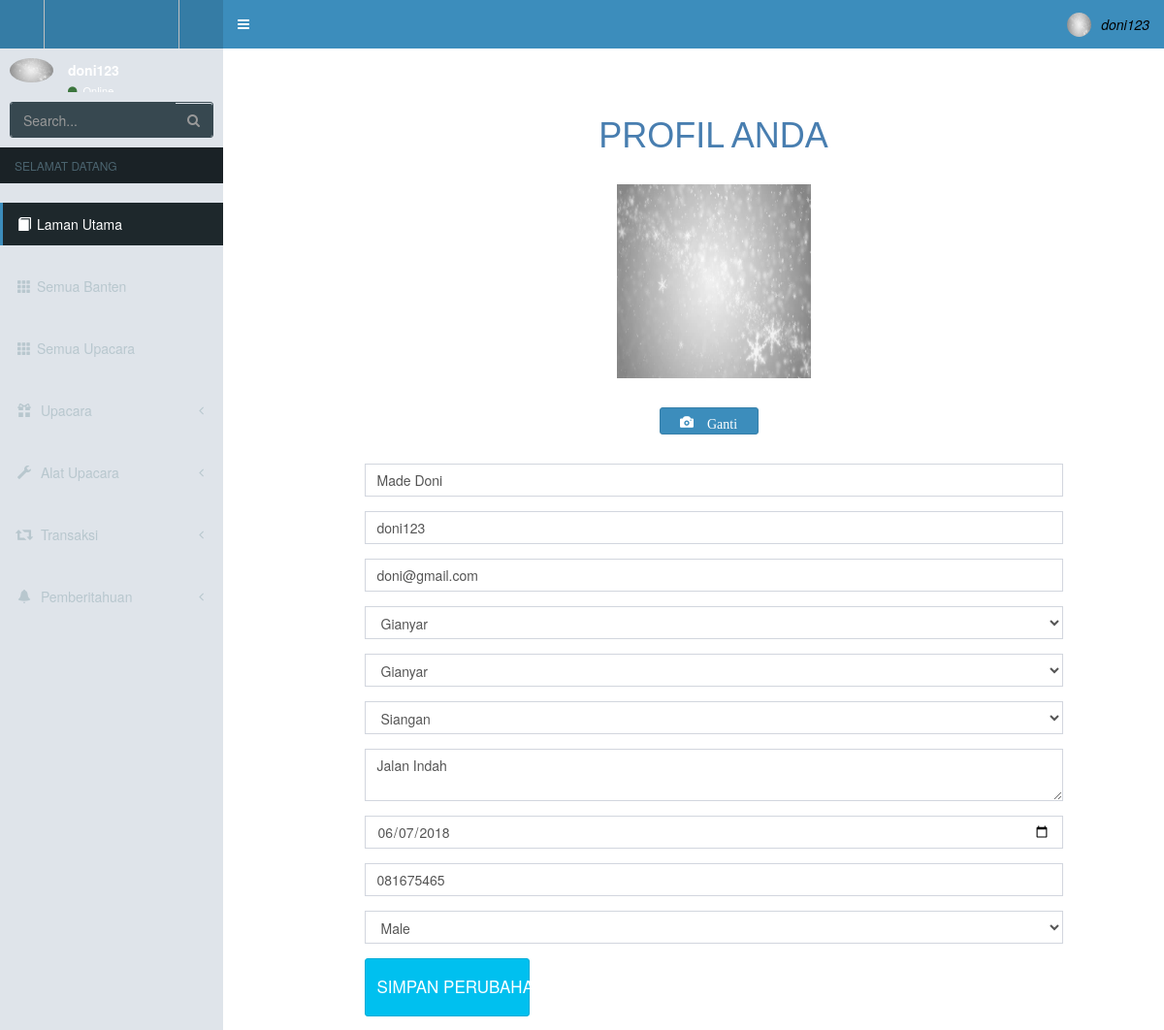
The page /user/profile.php (signed in) on the database its author committed.
### tables this page shows
CREATE TABLE `user` (
  `user_id` int(10) NOT NULL,
  `full_name` char(30) NOT NULL,
  `username` char(30) NOT NULL,
  `address` text NOT NULL,
  `village` int(20) NOT NULL,
  `region` int(20) NOT NULL,
  `kecamatan` int(20) NOT NULL,
  `path` varchar(200) NOT NULL,
  `email` varchar(60) NOT NULL,
  `password` varchar(20) NOT NULL,
  `repassword` varchar(20) NOT NULL,
  `birthday` date NOT NULL,
  `phone` varchar(20) NOT NULL,
  `gender` char(20) NOT NULL
);

CREATE TABLE `kabupaten` (
  `kab_id` int(20) NOT NULL,
  `kab_nama` char(100) NOT NULL
);

CREATE TABLE `kecamatan` (
  `kec_id` int(20) NOT NULL,
  `kec_nama` char(100) NOT NULL,
  `kab_id` int(20) NOT NULL
);

CREATE TABLE `kelurahan` (
  `kel_id` int(20) NOT NULL,
  `kel_nama` char(100) NOT NULL,
  `kec_id` int(20) NOT NULL
);

### user/profile.php (the view, shortened to what this page needs)
<?php
    include("../connect.php");
    $myusername = $_SESSION['login_user'];
    $get_user = "SELECT * FROM user WHERE username = '$myusername'";
    $result = $conn->query($get_user);
    $row = $result->fetch_assoc();
    $region = $row['region'];
    $kecamatan = $row['kecamatan'];
    $kelurahan = $row['village'];
    $getkab = "SELECT * FROM kabupaten WHERE kab_id = $region";
    $resultkab = $conn->query($getkab);
    $row2 = $resultkab->fetch_assoc();
    $kabnama = $row2['kab_nama'];
    $getkec = "SELECT * FROM kecamatan WHERE kec_id = $kecamatan";
    $resultkec = $conn->query($getkec);
    $row3 = $resultkec->fetch_assoc();
    $kecnama = $row3['kec_nama'];
    $getkel = "SELECT * FROM kelurahan WHERE kel_id = $kelurahan";
    $resultkel = $conn->query($getkel);
    $row4 = $resultkel->fetch_assoc();
    $kelnama = $row4['kel_nama'];
?>
<html>
<head>
  <link rel="stylesheet" href="../adminlte2/bower_components/bootstrap/dist/css/bootstrap.min.css">
  <link rel="stylesheet" href="../adminlte2/bower_components/font-awesome/css/font-awesome.min.css">
  <link rel="stylesheet" href="../adminlte2/dist/css/AdminLTE.min.css">
  <link rel="stylesheet" href="../adminlte2/adminlte2/dist/css/skins/_all-skins.min.css">
</head>
<body class="hold-transition skin-blue sidebar-mini">
<div class="wrapper">
  <header class="main-header" style="background-color: #487eb0; position: fixed; width: 100%;">
    <a href="../" class="logo">
      <span class="logo-lg">
        <img style="margin-top: -24px; width: 140px"; height="90px;" src="../img/logo.png">
      </span>
    </a>
    <nav class="navbar navbar-static-top">
      <a href="#" class="sidebar-toggle" data-toggle="push-menu" role="button">
      </a>
      <div class="navbar-custom-menu">
        <ul class="nav navbar-nav">
          <li class="dropdown user user-menu">
            <a href="#" class="dropdown-toggle" data-toggle="dropdown">
              <img <?php echo "src=../".$row['path']."" ?> class="user-image" alt="User Image">
              <span class="hidden-xs" style="color: black"><i><?php echo $myusername ?></i></span>
            </a>
          </li>
        </ul>
      </div>
    </nav>
  </header>
  <aside class="main-sidebar" style="background-color: rgb(223, 228, 234); position : fixed">
    <section class="sidebar">
      <div class="user-panel">
        <div class="pull-left image">
          <img <?php echo "src=../".$row['path']."" ?> class="img-circle" alt="User Image">
        </div>
        <div class="pull-left info">
          <p><?php echo $myusername ?></p>
          <a href="#"><i class="fa fa-circle text-success"></i> Online</a>
        </div>
      </div>
      <form action="../search/search.php" method="GET" class="sidebar-form">
        <div class="input-group">
          <input type="text" name="key" class="form-control" placeholder="Search...">
          <span class="input-group-btn">
                <button style="height:34px;" type="submit" name="search" id="search-btn" class="btn btn-flat"><i class="fa fa-search"></i>
                </button>
              </span>
        </div>
      </form>
      <div class="sidenu">
      <ul class="sidebar-menu" data-widget="tree">
        <li class="header">SELAMAT DATANG</li>
        <li style="margin-top: 20px;" class="active treeview">
          <a href="#" class="dashboard">
            <i class="glyphicon glyphicon-book"></i><span>Laman Utama</span>
          </a>
        </li>
        <li style="margin-top: 20px;">
          <a href="index.php" class="dashboard">
            <i class="glyphicon glyphicon-th"></i><span>Semua Banten</span>
          </a>
        </li>
        <li style="margin-top: 20px;">
          <a href="allup.php" class="dashboard">
            <i class="glyphicon glyphicon-th"></i><span>Semua Upacara</span>
          </a>
        </li>
        <li style="margin-top: 20px;" class="treeview">
          <a href="#">
            <i class="glyphicon glyphicon-gift"></i>
            <span>Upacara</span>
            <span class="pull-right-container">
              <i class="fa fa-angle-left pull-right"></i>
            </span>
          </a>
        </li>
        <li style="margin-top: 20px;" class="treeview">
          <a href="#">
            <i class="glyphicon glyphicon-wrench"></i>
            <span>Alat Upacara</span>
            <span class="pull-right-container">
              <i class="fa fa-angle-left pull-right"></i>
            </span>
          </a>
        </li>
        <li style="margin-top: 20px;" class="treeview">
          <a href="#">
            <i class="glyphicon glyphicon-retweet"></i> <span>Transaksi</span>
            <span class="pull-right-container">
              <i class="fa fa-angle-left pull-right"></i>
            </span>
          </a>
        </li>
        <li style="margin-top: 20px;" class="treeview">
          <a href="#">
            <i class="glyphicon glyphicon-bell"></i> <span>Pemberitahuan</span>
            <span class="pull-right-container">
              <i class="fa fa-angle-left pull-right"></i>
            </span>
          </a>
        </li>
      </ul>
    </div>
    </section>
  </aside>
  <div class="content-wrapper" style="background-color: white">
      <div style="margin-left: 15%; margin-right: 5%; height: 100%;" class="isi">
        <div style="margin-top:100px; position: absolute; width: 100%" class="tampil">
          <div class="profil" style="width: 60%">
          <h1 style="text-align: center; color: #487eb0;">PROFIL ANDA</h1><br>
                <form method="POST" action="update_profile.php" enctype="multipart/form-data">
                  <div class="imagepro" style="display: flex;">
                    <div class="1" style="flex: 4"></div>
                    <div class="1" style="flex: 4"></div>
                    <div class="image" style="flex: 4">
                      <img style="width: 200px; height: 200px" id="uploadPreview" <?php echo "src=../".$row['path']. "" ?> id="image">
                    </div>
                    <div class="1" style="flex: 4"></div>
                    <div class="1" style="flex: 4"></div>
                  </div><br>
                  <div class="flex" style="display: flex;">
                      <div class="1" style="flex: 4"></div>
                      <div class="1" style="flex: 4"></div>
                      <div class="fileUpload btn btn-primary" style="margin-left: 0px; flex: 2; width: 35px;">
                          <span class="glyphicon glyphicon-camera" style=""> Ganti</span>
                      </div>
                      <div class="1" style="flex: 4"></div>
                      <div class="1" style="flex: 4"></div>
                  </div><br>
                    <div class="form-group">
                        <input type="text" name="full_name" id="full_name" class="form-control" value="<?php echo $row['full_name'] ?>" placeholder="Nama sesuai KTP " required autocomplete="off">
                    </div>
                    <div class="form-group">
                        <input type="text" name="username" id="username" class="form-control" value="<?php echo $row['username'] ?>" placeholder="Username " required autocomplete="off">
                    </div>
                    <div class="form-group">
                        <input type="email" name="email" id="email" class="form-control" value="<?php echo $row['email'] ?>" placeholder="E-mail " required autocomplete="off">
                    </div>
                    <div class="form-group">
                        <select class="form-control" value="value="<?php echo $kabnama; ?>" name="region" id="region" required autocomplete="off">
                            <option value="<?php echo $row['region'] ?>" selected><?php echo $kabnama; ?></option>
                        </select>
                    </div>
                    <div class="form-group">
                        <select class="form-control" name="kecamatan" id="kecamatan" required autocomplete="off">
                            <option value="<?php echo $row['kecamatan'] ?>" selected><?php echo $kecnama; ?></option>
                        </select>
                    </div>
                    <div class="form-group">
                        <select class="form-control" name="village" id="village" required autocomplete="off">
                            <option value="<?php echo $row['village'] ?>" selected><?php echo $kelnama; ?></option>
                        </select>
                    </div>
                    <div class="form-group">
                        <textarea type="text" name="address" id="address" class="form-control" placeholder="Specific Address " required autocomplete="off"><?php echo $row['address'] ?></textarea>
                    </div>
                    <div class="form-group">
                        <input type="date" name="birth" id="birth" class="form-control" value="<?php echo $row['birthday'] ?>" placeholder="Birth Day " required autocomplete="off">
                    </div>
                    <div class="form-group">
                        <input type="text" name="phone" id="phone" class="form-control" value="<?php echo $row['phone'] ?>" placeholder="Active Phone Number " required autocomplete="off">
                    </div>
                    <div class="form-group">
                        <select class="form-control" value="<?php echo $row['gender'] ?>" name="gender" id="gender" required autocomplete="off">
                            <option value="<?php echo $row['gender'] ?>">Male</option>
                        </select>
                    </div>
                    <div id="pilihan" style="display: flex;">
                        <div id="tombol" style="flex: 2;">
                            <button type="submit" style="width: 170px; height: 60px; font-size: 17px;" class="btn btn-info">SIMPAN PERUBAHAN </button>
                        </div>
                        <div id="aref" style="flex: 2;">
                        </div>
                    </div>
                </form>
              </div>
        </div>
      </div>
  </div>
</div>
</body>
</html>

### user/profile.php (style rules this page uses)
.fileUpload { position: relative; overflow: hidden; margin: 10px; }

### rows shown on the page
user: path (picture), full_name "Made Doni", username "doni123", email "doni@gmail.com", address "Jalan Indah", birth "06/07/2018", phone "081675465", gender "Male"
kabupaten: region "Gianyar"
kecamatan: kecamatan "Gianyar"
kelurahan: village "Siangan"

### other values the page prints
$myusername "doni123"
